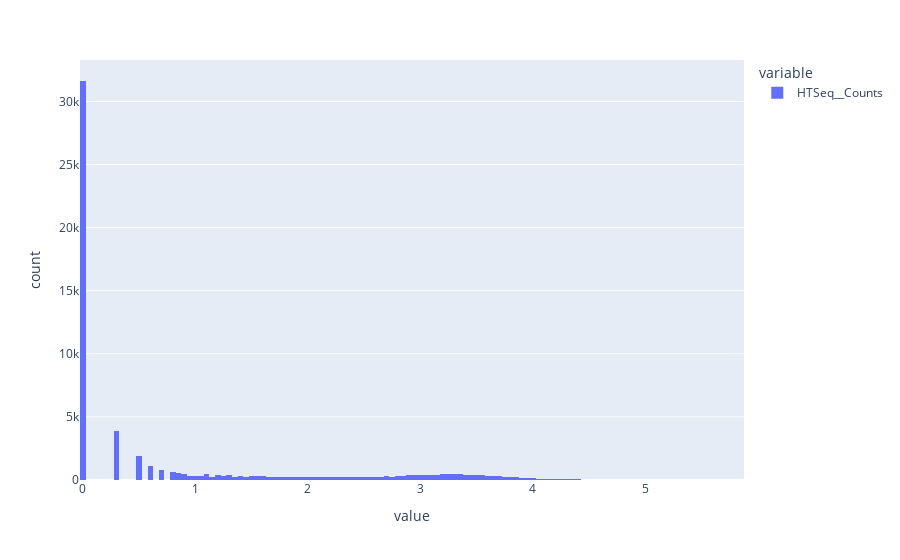

Notebook cell for this chart:
### Code cell
px.histogram(np.log10(df["HTSeq__Counts"] + 1))

### Figure 1 — Plotly figure (JSON) as saved in the notebook; plotly's stock layout.template omitted (floating-point values rounded to 4 significant figures; data arrays with more than 128 entries replaced by an {"elided": "..."} marker saying what was removed)
{"data": [{"alignmentgroup": "True", "bingroup": "x", "hovertemplate": "variable=HTSeq__Counts<br>value=%{x}<br>count=%{y}<extra></extra>", "legendgroup": "HTSeq__Counts", "marker": {"color": "#636efa", "pattern": {"shape": ""}}, "name": "HTSeq__Counts", "offsetgroup": "HTSeq__Counts", "orientation": "v", "showlegend": true, "type": "histogram", "x": {"elided": "60483 float values"}, "xaxis": "x", "yaxis": "y"}], "layout": {"autosize": true, "barmode": "relative", "legend": {"title": {"text": "variable"}, "tracegroupgap": 0}, "margin": {"t": 60}, "xaxis": {"anchor": "y", "autorange": true, "domain": [0, 1], "range": [-0.025, 5.875], "title": {"text": "value"}, "type": "linear"}, "yaxis": {"anchor": "x", "autorange": true, "domain": [0, 1], "range": [0, 33280], "title": {"text": "count"}}}}
